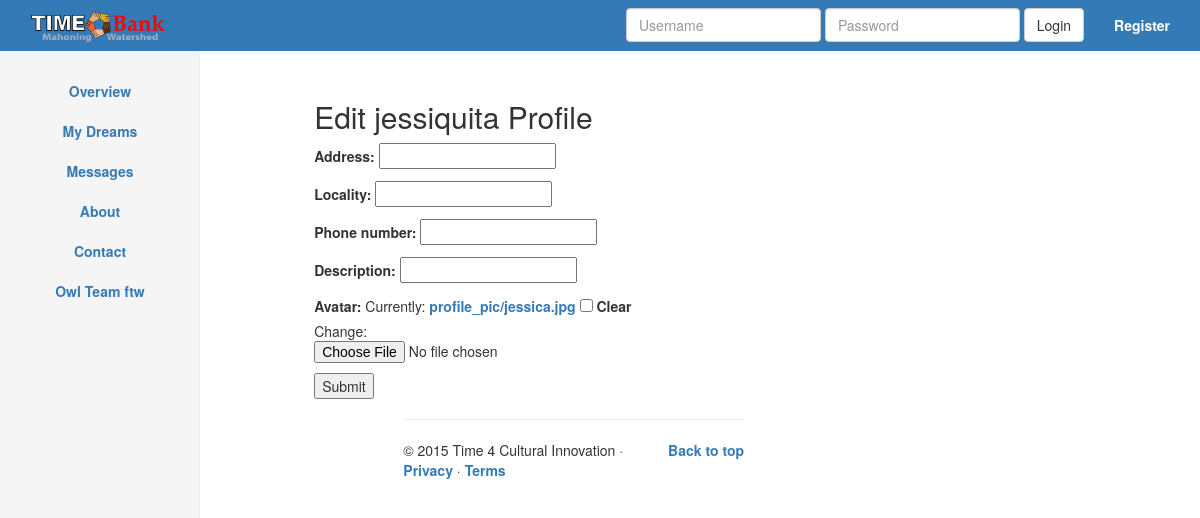
/2/update/, run on an earlier commit of the app's database.
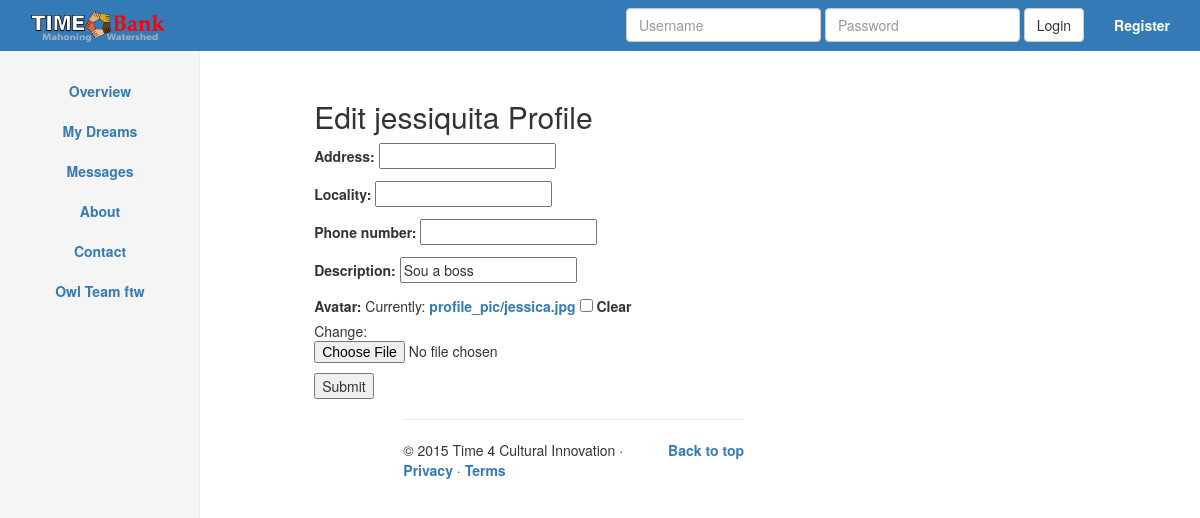
And on a later commit of the database.
### app/models.py (models this page shows)
class UserProfile(models.Model):
    user = models.OneToOneField(settings.AUTH_USER_MODEL, primary_key=True)
    address = models.CharField(max_length=150, null=True, blank=True)
    locality = models.CharField(max_length=30, null=True, blank=True)
    phone_number = models.PositiveIntegerField(null=True, blank=True)
    description = models.CharField(max_length=150, null=True, blank=True)
    avatar = models.FileField(upload_to="profile_pic", null=True, blank=True)

### app/views.py (the view)
class UserProfileUpdate(UpdateView):
    model = UserProfile
    fields = ('address','locality','phone_number','description','avatar')
    def get(self, request, *args, **kwargs):
        return (super(UserProfileUpdate, self).get(self, request, *args, **kwargs))

### templates/app/userprofile_form.html (shortened to what this page needs)
{% extends "base.html" %}
{% block content %}
{% include 'sidebar.html' %}
{% load staticfiles %}
	<div class="col-sm-9 col-sm-offset-3 col-md-10 col-md-offset-2 main">
	<br><br>
	<div class='row'>
	<div class='col-sm-6 col-sm-offset-1'>
    <h2>Edit {{ object.user.username }} Profile</h2>
    <form enctype="multipart/form-data" method="post">
        {{ form.as_p }}
        <input type="submit" />
    </form>
{% endblock %}

### templates/base.html (shortened to what this page needs)
{% load crispy_forms_tags %}
{% load staticfiles %}
<!DOCTYPE html>
<html lang="en">
  <head>
    {% include 'head_css.html' %}
  </head>
  <body>
  {% include 'navbar.html' %}
    <div class="container">
      <div class=" content-block">
{% block content %}
{% endblock %}
{% block footer %}
    {% include "footer.html" %}
{% endblock %}
      </div>
    </div>
  </body>
</html>

### templates/head_css.html
{% load staticfiles %}
    <link rel="stylesheet" href="//maxcdn.bootstrapcdn.com/font-awesome/4.3.0/css/font-awesome.min.css">
    <link href="{% static 'css/bootstrap.min.css' %}" rel="stylesheet">
    <link href="{% static 'css/navbar-static-top.css' %}" rel="stylesheet">
     <link href="{% static 'css/custom.css' %}" rel="stylesheet">

### templates/navbar.html (shortened to what this page needs)
   {% load staticfiles %}
    <nav class="navbar navbar-default navbar-fixed-top">
      <div class="container">
        <div class="navbar-header">
          <a class="navbar-brand" href="{% url 'home' %}"><img src="{% static 'img/tbmw.png' %}"/></a>
        </div>
        <div id="navbar" class="navbar-collapse collapse">
          <ul class="nav navbar-nav navbar-right">
          {% if request.user.is_authenticated %}
          {% if user.userprofile.avatar %}
          <li><img src="{{ MEDIA_URL }}{{user.userprofile.avatar}}" class='img-responsive img-rounded' style="height:50px;" /></li>
          {% else %}
            <li><img src='{% static "img/default.png" %}'  class='img-responsive img-rounded' style="height:50px;"/></li>{% endif %}
            <li><a href="{% url 'profile' %}"  style="color: #FFFFFF">{{ user.get_username }}</a></li>
            <li><a href="{% url 'auth_logout' %}"  style="color: #FFFFFF">Logout</a></li>
            {% else %}
            <li><a href="{% url 'registration_register' %}"  style="color: #FFFFFF">Register</a></li>
          </ul>
          {% endif %}
          {% if not request.user.is_authenticated and not "/accounts/login" in request.get_full_path %}
            <form class='navbar-form navbar-right' method='POST' action='{% url "auth_login" %}'>{% csrf_token %}
              <div class='form-group'>
                  <input type='text' class='form-control' name='username' placeholder='Username' />
              </div>
              <div class='form-group'>
                  <input type='password' class='form-control' name='password' placeholder='Password' />
              </div>
              <button type='submit' class='btn btn-default'>Login</button>
          </form>
          {% endif %}
        </div>
      </div>
    </nav>

### templates/sidebar.html
   {% load staticfiles %}
	<div class="col-sm-3 col-md-2 sidebar" style="width=100%">
	  <ul class="nav nav-sidebar" id="sidebarList">
	    <li id="overview"><a href="../overview">Overview</a></li>
	    <li id="mydreams"><a href="../mydreams">My Dreams</a></li>
	    <li id="messages"><a href="#">Messages</a></li>
        <li id="about"><a href="../about">About</a></li>
        <li id="contact"><a href="../contact">Contact</a></li>
	    <li id="extra2"><a href="#">Owl Team ftw</a></li>
	  </ul>
	</div>

### templates/footer.html
 {% load staticfiles %}
<div class="col-sm-9 col-sm-offset-3 col-md-10 col-md-offset-2 main">
<hr class="featurette-divider">
<footer>
	<p class="pull-right"><a href="#">Back to top</a></p>
	 <p> &copy; 2015 Time 4 Cultural Innovation &middot; <a href="#">Privacy</a> &middot; <a href="#">Terms</a></p>
</footer>
</div>

### templates/javascript.html (shortened to what this page needs)
{% load staticfiles %}

### static_in_pro/our_static/css/navbar-static-top.css (style rules this page uses)
body { min-height: 1000px; }
.navbar-fixed-top { background-color: #337ab7 ; border-color: #337ab7; }
.navbar-default .navbar-brand { padding-top: 10px; }
a:link { font-weight: bold; text-align: center; }

### static_in_pro/our_static/css/custom.css (style rules this page uses)
.sidebar { display: none; }
@media (min-width: 768px) { .sidebar { position: fixed; top: 51px; bottom: 0; left: 0; z-index: 1000; display: block; padding: 20px; overflow-x: hidden; overflow-y: auto; background-color: #f5f5f5; border-right: 1px solid #eee; } }
.nav-sidebar { margin-right: -21px; margin-bottom: 20px; margin-left: -20px; }
.nav-sidebar > li > a { padding-right: 20px; padding-left: 20px; }
div .content-block { margin-top: 40px; }

What changed in the data, as far as the page shows it:
changed UserProfile "jessiquita": description (not shown) → "Sou a boss"
